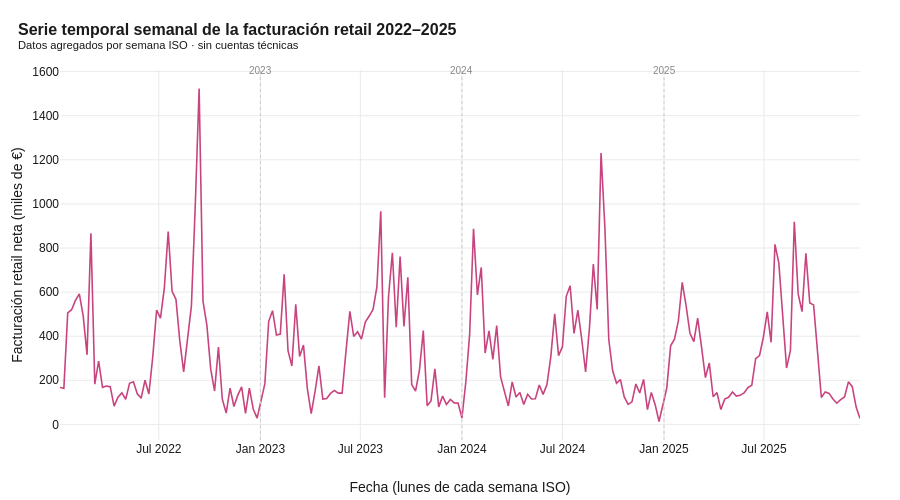

Write notebook code for a chart like this one.
### Code cell
# 1.3 Inspección visual inicial de la serie completa
fig = go.Figure()
fig.add_trace(go.Scatter(
    x=serie.index, y=serie.values / 1e3,
    mode="lines", line=dict(color=COLOR_NACIONAL, width=1.6),
    name="Facturación semanal",
    hovertemplate="<b>Semana de %{x|%d %b %Y}</b><br>Facturación: %{y:,.1f} K €<extra></extra>"
))

# Líneas verticales en cada cambio de año (usando strings ISO para evitar error de kaleido)
for anio in range(2023, 2026):
    fecha_str = f"{anio}-01-01"
    fig.add_vline(x=fecha_str, line_dash="dot", line_color="#CCCCCC", line_width=1)
    fig.add_annotation(x=fecha_str,
                        y=1.02, yref="paper", text=str(anio),
                        showarrow=False, font=dict(size=10, color="#888"))

fig.update_layout(
    title=dict(text="<b>Serie temporal semanal de la facturación retail 2022–2025</b><br><sup>Datos agregados por semana ISO · sin cuentas técnicas</sup>"),
    xaxis_title="Fecha (lunes de cada semana ISO)",
    yaxis_title="Facturación retail neta (miles de €)",
    height=500,
)
guardar_y_mostrar(fig, "01_serie_completa")

### Figure 1 — Plotly figure (JSON) as saved in the notebook; plotly's stock layout.template omitted (floating-point values rounded to 4 significant figures; data arrays with more than 128 entries replaced by an {"elided": "..."} marker saying what was removed)
{"data": [{"hovertemplate": "<b>Semana de %{x|%d %b %Y}</b><br>Facturación: %{y:,.1f} K €<extra></extra>", "line": {"color": "#C8447F", "width": 1.6}, "mode": "lines", "name": "Facturación semanal", "type": "scatter", "x": {"elided": "208 str values"}, "y": {"elided": "208 float values"}}], "layout": {"annotations": [{"font": {"color": "#888", "size": 10}, "showarrow": false, "text": "2023", "x": "2023-01-01", "y": 1.02, "yref": "paper"}, {"font": {"color": "#888", "size": 10}, "showarrow": false, "text": "2024", "x": "2024-01-01", "y": 1.02, "yref": "paper"}, {"font": {"color": "#888", "size": 10}, "showarrow": false, "text": "2025", "x": "2025-01-01", "y": 1.02, "yref": "paper"}], "height": 500, "shapes": [{"line": {"color": "#CCCCCC", "dash": "dot", "width": 1}, "type": "line", "x0": "2023-01-01", "x1": "2023-01-01", "xref": "x", "y0": 0, "y1": 1, "yref": "y domain"}, {"line": {"color": "#CCCCCC", "dash": "dot", "width": 1}, "type": "line", "x0": "2024-01-01", "x1": "2024-01-01", "xref": "x", "y0": 0, "y1": 1, "yref": "y domain"}, {"line": {"color": "#CCCCCC", "dash": "dot", "width": 1}, "type": "line", "x0": "2025-01-01", "x1": "2025-01-01", "xref": "x", "y0": 0, "y1": 1, "yref": "y domain"}], "title": {"text": "<b>Serie temporal semanal de la facturación retail 2022–2025</b><br><sup>Datos agregados por semana ISO · sin cuentas técnicas</sup>"}, "xaxis": {"title": {"text": "Fecha (lunes de cada semana ISO)"}}, "yaxis": {"title": {"text": "Facturación retail neta (miles de €)"}}}}
